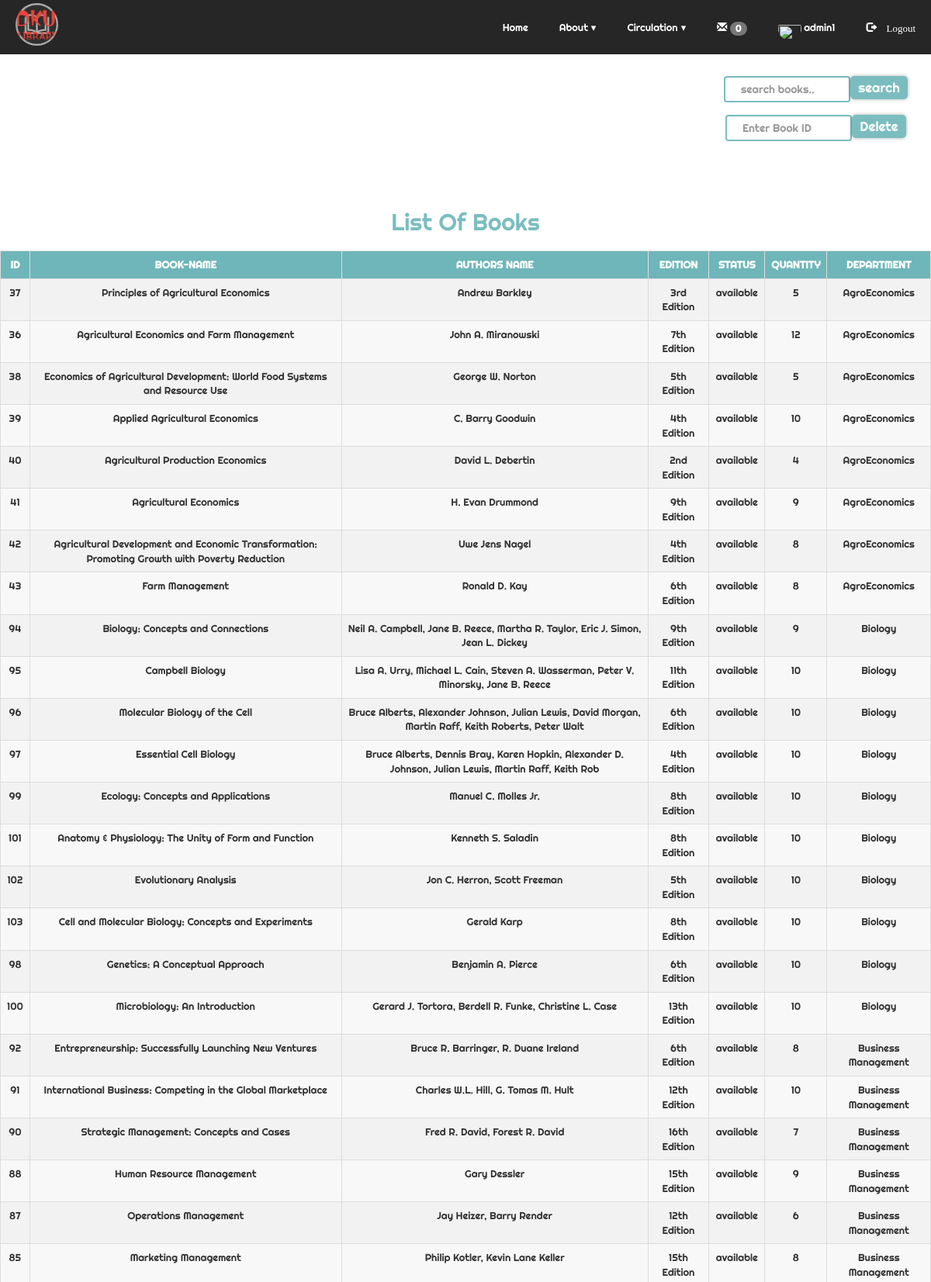
Page /Admin_/books.php (signed in, upper part) on the committed database.
### tables this page shows
CREATE TABLE `books` (
  `bid` int(100) NOT NULL,
  `name` varchar(100) NOT NULL,
  `authors` varchar(100) NOT NULL,
  `edition` varchar(100) NOT NULL,
  `status` varchar(100) NOT NULL,
  `quantity` int(100) NOT NULL,
  `department` varchar(100) NOT NULL
);

### Admin_/books.php (the view, shortened to what this page needs)
<?php
  include "nav.php";
?>
<!DOCTYPE html>
<html>
<head>
</head>
<body>
	<section class="lela">
	<div class="srch">
		<form class="navbar-form" method="post" name="form1">
				<input class="form-control" type="text" name="search" placeholder="search books.." required="">
				<button type="submit" name="submit" class="btn btn-default">search
				</button>
		</form>
		<form class="navbar-form" method="post" name="form1">
				<input class="form-control" type="text" name="bid" placeholder="Enter Book ID" required="">
				<button type="submit" name="submit1" class="btn btn-default">Delete
				</button>
		</form>
	</div>
	</section>
    <div class="lists"><h2>List Of Books</h2></div>
	<?php
		if(isset($_POST['submit']))
		{
			$q=mysqli_query($db,"SELECT * from books where name like '%$_POST[search]%' ");
			if(mysqli_num_rows($q)==0)
			{
				echo "Sorry! No book found. Try searching again.";
			}
			else
			{
		echo "<table class='table table-bordered table-hover' >";
			echo "<tr style='background-color: #6db6b9e6;'>";
				echo "<th>"; echo "ID";	echo "</th>";
				echo "<th>"; echo "Book-Name";  echo "</th>";
				echo "<th>"; echo "Authors Name";  echo "</th>";
				echo "<th>"; echo "Edition";  echo "</th>";
				echo "<th>"; echo "Status";  echo "</th>";
				echo "<th>"; echo "Quantity";  echo "</th>";
				echo "<th>"; echo "Department";  echo "</th>";
			echo "</tr>";
			while($row=mysqli_fetch_assoc($q))
			{
				echo "<tr>";
				echo "<td>"; echo $row['bid']; echo "</td>";
				echo "<td>"; echo $row['name']; echo "</td>";
				echo "<td>"; echo $row['authors']; echo "</td>";
				echo "<td>"; echo $row['edition']; echo "</td>";
				echo "<td>"; echo $row['status']; echo "</td>";
				echo "<td>"; echo $row['quantity']; echo "</td>";
				echo "<td>"; echo $row['department']; echo "</td>";
				echo "</tr>";
			}
		echo "</table>";
			}
		}
		else
		{
			$res=mysqli_query($db,"SELECT * FROM `books` ORDER BY `books`.`department` ASC;");
		echo "<table class='table table-bordered table-hover' >";
			echo "<tr style='background-color: #6db6b9e6;'>";
				echo "<th>"; echo "ID";	echo "</th>";
				echo "<th>"; echo "Book-Name";  echo "</th>";
				echo "<th>"; echo "Authors Name";  echo "</th>";
				echo "<th>"; echo "Edition";  echo "</th>";
				echo "<th>"; echo "Status";  echo "</th>";
				echo "<th>"; echo "Quantity";  echo "</th>";
				echo "<th>"; echo "Department";  echo "</th>";
			echo "</tr>";
			while($row=mysqli_fetch_assoc($res))
			{
				echo "<tr>";
				echo "<td>"; echo $row['bid']; echo "</td>";
				echo "<td>"; echo $row['name']; echo "</td>";
				echo "<td>"; echo $row['authors']; echo "</td>";
				echo "<td>"; echo $row['edition']; echo "</td>";
				echo "<td>"; echo $row['status']; echo "</td>";
				echo "<td>"; echo $row['quantity']; echo "</td>";
				echo "<td>"; echo $row['department']; echo "</td>";
				echo "</tr>";
			}
		echo "</table>";
		}
				?>
</body>
</html>
<?php
include 'footer.php';
?>

### Admin_/nav.css (style rules this page uses)
body { margin: 0; padding: 0; }
* { font-family: 'Righteous', cursive; }

### Admin_/nav.php (style rules this page uses)
body { overflow-x: hidden; }

### Admin_/books.php (style rules this page uses)
.lela { display: flex; flex-direction: column; float: right; }
.srch { display: flex; justify-content: center; margin-bottom: 20px; }
.srch button[type="submit"] { display: flex; align-items: center; background-color: #6db6b9e6; border: none; border-radius: 5px; color: #fff; cursor: pointer; font-size: 17px; height: 30px; margin-left: -5px; padding: 10px; box-shadow: 0px 0px 5px 0px rgba(0,0,0,0.3); }
.srch { display: flex; flex-direction: column; margin: 20px auto; float: right; }
.navbar-form { display: flex; justify-content: center; }
.srch input[type="text"] { width: 60%; padding: 12px 20px; margin: 0px 5px; box-sizing: border-box; border: 2px solid #6db6b9e6; border-radius: 4px; }
.lists { margin-top: 200px; }
h2 { text-align: center; color: #6db6b9e6; }
table { border-collapse: collapse; width: 100%; margin: 20px auto; background-color: #f8f8f8; }
th, td { text-align: center; padding: 10px; border: 1px solid #ddd; }
th { background-color: #6db6b9e6; color: #fff; font-weight: bold; text-transform: uppercase; }
tr:nth-child(even) { background-color: #f2f2f2; }
body { font-size: 13px; }

### Admin_/footer.php (style rules this page uses)
body { line-height: 1.5; font-family: 'Poppins', sans-serif; }
* { margin:0; padding:0; box-sizing: border-box; }

### rows in the picture
books: bid "37", name "Principles of Agricultural Economics", authors "Andrew Barkley", edition "3rd Edition", status "available", quantity "5", department "AgroEconomics"
books: bid "36", name "Agricultural Economics and Farm Management", authors "John A. Miranowski", edition "7th Edition", status "available", quantity "12", department "AgroEconomics"
books: bid "38", name "Economics of Agricultural Development: World Food Systems and Resource Use", authors "George W. Norton", edition "5th Edition", status "available", quantity "5", department "AgroEconomics"
books: bid "39", name "Applied Agricultural Economics", authors "C. Barry Goodwin", edition "4th Edition", status "available", quantity "10", department "AgroEconomics"
books: bid "40", name "Agricultural Production Economics", authors "David L. Debertin", edition "2nd Edition", status "available", quantity "4", department "AgroEconomics"
books: bid "41", name "Agricultural Economics", authors "H. Evan Drummond", edition "9th Edition", status "available", quantity "9", department "AgroEconomics"
books: bid "42", name "Agricultural Development and Economic Transformation: Promoting Growth with Poverty Reduction", authors "Uwe Jens Nagel", edition "4th Edition", status "available", quantity "8", department "AgroEconomics"
books: bid "43", name "Farm Management", authors "Ronald D. Kay", edition "6th Edition", status "available", quantity "8", department "AgroEconomics"
books: bid "94", name "Biology: Concepts and Connections", authors "Neil A. Campbell, Jane B. Reece, Martha R. Taylor, Eric J. Simon, Jean L. Dickey", edition "9th Edition", status "available", quantity "9", department "Biology"
books: bid "95", name "Campbell Biology", authors "Lisa A. Urry, Michael L. Cain, Steven A. Wasserman, Peter V. Minorsky, Jane B. Reece", edition "11th Edition", status "available", quantity "10", department "Biology"
books: bid "96", name "Molecular Biology of the Cell", authors "Bruce Alberts, Alexander Johnson, Julian Lewis, David Morgan, Martin Raff, Keith Roberts, Peter Walt", edition "6th Edition", status "available", quantity "10", department "Biology"
books: bid "97", name "Essential Cell Biology", authors "Bruce Alberts, Dennis Bray, Karen Hopkin, Alexander D. Johnson, Julian Lewis, Martin Raff, Keith Rob", edition "4th Edition", status "available", quantity "10", department "Biology"
books: bid "99", name "Ecology: Concepts and Applications", authors "Manuel C. Molles Jr.", edition "8th Edition", status "available", quantity "10", department "Biology"
books: bid "101", name "Anatomy & Physiology: The Unity of Form and Function", authors "Kenneth S. Saladin", edition "8th Edition", status "available", quantity "10", department "Biology"
books: bid "102", name "Evolutionary Analysis", authors "Jon C. Herron, Scott Freeman", edition "5th Edition", status "available", quantity "10", department "Biology"
books: bid "103", name "Cell and Molecular Biology: Concepts and Experiments", authors "Gerald Karp", edition "8th Edition", status "available", quantity "10", department "Biology"
books: bid "98", name "Genetics: A Conceptual Approach", authors "Benjamin A. Pierce", edition "6th Edition", status "available", quantity "10", department "Biology"
books: bid "100", name "Microbiology: An Introduction", authors "Gerard J. Tortora, Berdell R. Funke, Christine L. Case", edition "13th Edition", status "available", quantity "10", department "Biology"
books: bid "92", name "Entrepreneurship: Successfully Launching New Ventures", authors "Bruce R. Barringer, R. Duane Ireland", edition "6th Edition", status "available", quantity "8", department "Business Management"
books: bid "91", name "International Business: Competing in the Global Marketplace", authors "Charles W.L. Hill, G. Tomas M. Hult", edition "12th Edition", status "available", quantity "10", department "Business Management"
books: bid "90", name "Strategic Management: Concepts and Cases", authors "Fred R. David, Forest R. David", edition "16th Edition", status "available", quantity "7", department "Business Management"
books: bid "88", name "Human Resource Management", authors "Gary Dessler", edition "15th Edition", status "available", quantity "9", department "Business Management"
books: bid "87", name "Operations Management", authors "Jay Heizer, Barry Render", edition "12th Edition", status "available", quantity "6", department "Business Management"
books: bid "85", name "Marketing Management", authors "Philip Kotler, Kevin Lane Keller", edition "15th Edition", status "available", quantity "8", department "Business Management"

### other values in the picture
$count['total'] "0"
$_SESSION['admin_user'] "admin1"
